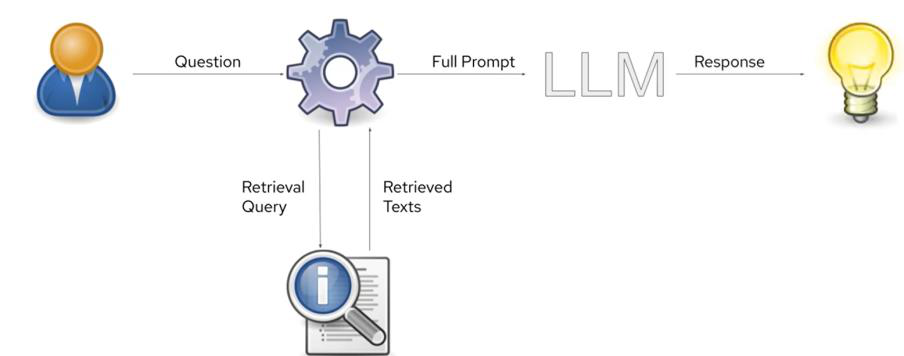
#> input picture docs/memoria-latex/figures/from-pdf/p13_img2_904x356.png, 904 x 356 px
$ python _gen_tfm_assets.py
#> lines starting #> are read from the running program, lines starting #| are printed output that depends on the picture
"""Genera gráfica de métricas y capturas de interfaz para la memoria."""
from __future__ import annotations

from pathlib import Path

import matplotlib.pyplot as plt
from matplotlib.patches import FancyBboxPatch
from PIL import Image, ImageDraw, ImageFont

ROOT = Path(__file__).parent
FIG = ROOT / "figures"
SRC = FIG / "from-pdf"
FIG.mkdir(exist_ok=True)

RENAMES = {
    "p13_img2_904x356.png": "rag-pipeline-simple.png",
    "p18_img2_597x353.png": "lost-in-the-middle.png",
    "p22_img2_568x439.png": "hiperplano-decision.png",
    "p23_img2_580x447.png": "desvanecimiento-gradiente.png",
    "p24_img2_584x776.png": "evolucion-llm.png",
    "p25_img2_259x360.png": "transformer-vaswani.png",
    "p26_img2_575x453.png": "matriz-atencion.png",
}


def copy_pdf_figures() -> None:
    for src_name, dest_name in RENAMES.items():
        src = SRC / src_name
        if src.exists():
            Image.open(src).convert("RGB").save(FIG / dest_name, "PNG")


def metrics_chart() -> None:
    cats = [
        "direct_fact",
        "temporal",
        "relationship",
        "numerical",
        "comparative",
        "holistic",
        "spanning",
    ]
    mrr = [0.887, 0.842, 0.941, 0.801, 0.724, 0.518, 0.470]
    acc = [4.52, 4.41, 4.62, 4.18, 4.05, 2.80, 2.95]
    fig, axes = plt.subplots(1, 2, figsize=(11.2, 4.4), dpi=160)
    colors = ["#1D4ED8"] * 5 + ["#B45309", "#B91C1C"]
    axes[0].bar(cats, mrr, color=colors)
    axes[0].axhline(0.7911, color="#0F172A", linestyle="--", linewidth=1, label="MRR global 0,7911")
    axes[0].set_ylim(0, 1)
    axes[0].set_ylabel("MRR")
    axes[0].set_title("Recuperación por categoría")
    axes[0].tick_params(axis="x", rotation=35)
    axes[0].legend(fontsize=8)
    axes[1].bar(cats, acc, color=colors)
    axes[1].axhline(4.21, color="#0F172A", linestyle="--", linewidth=1, label="Exactitud media 4,21")
    axes[1].set_ylim(0, 5)
    axes[1].set_ylabel("Exactitud (juez 1–5)")
    axes[1].set_title("Calidad de generación por categoría")
    axes[1].tick_params(axis="x", rotation=35)
    axes[1].legend(fontsize=8)
    fig.tight_layout()
    fig.savefig(FIG / "metricas-rag.png", bbox_inches="tight", facecolor="white")
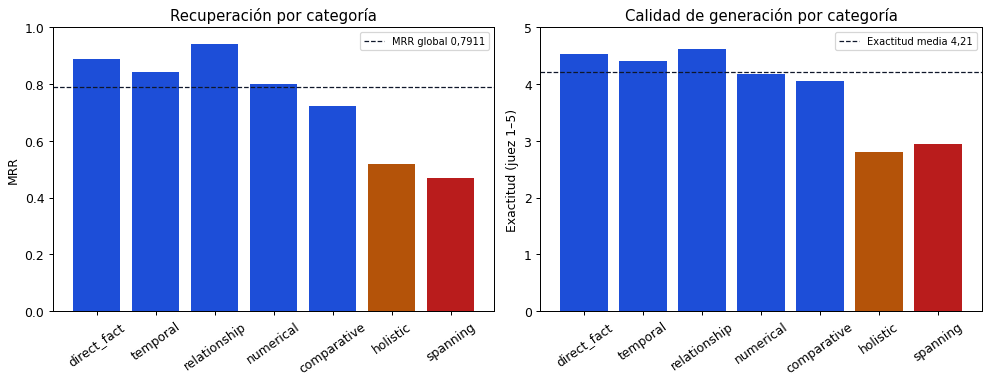
#> figure drawn by matplotlib, 2 panels; panel 1: tallest bar 0.941 high, from x = 1.6 to 2.4; panel 2: tallest bar 4.62 high, from x = 1.6 to 2.4
    plt.close(fig)


def _font(size: int, bold: bool = False):
#> called with size = 22, bold = True
    names = [
        "C:/Windows/Fonts/segoeuib.ttf" if bold else "C:/Windows/Fonts/segoeui.ttf",
        "C:/Windows/Fonts/arialbd.ttf" if bold else "C:/Windows/Fonts/arial.ttf",
    ]
    for name in names:
        try:
            return ImageFont.truetype(name, size)
        except OSError:
            continue
    return ImageFont.load_default()


def _chrome(title: str, nav: str) -> tuple[Image.Image, ImageDraw.ImageDraw]:
    img = Image.new("RGB", (1280, 720), "#F8FAFC")
    d = ImageDraw.Draw(img)
    d.rectangle((0, 0, 1280, 64), fill="#FFFFFF")
    d.line((0, 64, 1280, 64), fill="#E2E8F0")
    d.rounded_rectangle((18, 16, 58, 52), 8, fill="#15539C")
    d.text((70, 18), "AGROPS", font=_font(22, True), fill="#0F172A")
    d.text((1180, 22), "S. Lorenzo", font=_font(14), fill="#475569")
    d.rectangle((0, 64, 232, 720), fill="#0F172A")
    for i, item in enumerate(
        ["Inicio", "Chat", "Documentos", "Datasets", "Evaluación", "Organización", "Grafo"]
    ):
        y = 92 + i * 44
        active = item == nav
        if active:
            d.rounded_rectangle((12, y - 8, 220, y + 28), 8, fill="#1E3A8A")
        d.text((28, y), item, font=_font(15, active), fill="#F8FAFC")
    d.text((252, 80), title, font=_font(22, True), fill="#0F172A")
    return img, d


def ui_docs() -> None:
    img, d = _chrome("Gestión documental", "Documentos")
    d.rounded_rectangle((252, 128, 1248, 680), 12, fill="#FFFFFF", outline="#E2E8F0")
    headers = ["Documento", "Base de conocimiento", "Estado", "Chunks"]
    for i, h in enumerate(headers):
        d.text((272 + i * 240, 148), h, font=_font(13, True), fill="#64748B")
    rows = [
        ("BOE PAC 2023-2027.pdf", "Normativa PAC", "Indexado", "142"),
        ("POSEI Canarias 2025.pdf", "Ayudas POSEI", "Indexado", "88"),
        ("BCAM 8 superficies.pdf", "Condicionalidad", "Indexado", "36"),
        ("Jóvenes agricultores.pdf", "Normativa PAC", "Pendiente", "0"),
    ]
    for r, row in enumerate(rows):
        y = 196 + r * 52
        d.line((272, y - 10, 1228, y - 10), fill="#F1F5F9")
        for c, val in enumerate(row):
            d.text((272 + c * 240, y), val, font=_font(14), fill="#0F172A")
    img.save(FIG / "ui-documentos.png")
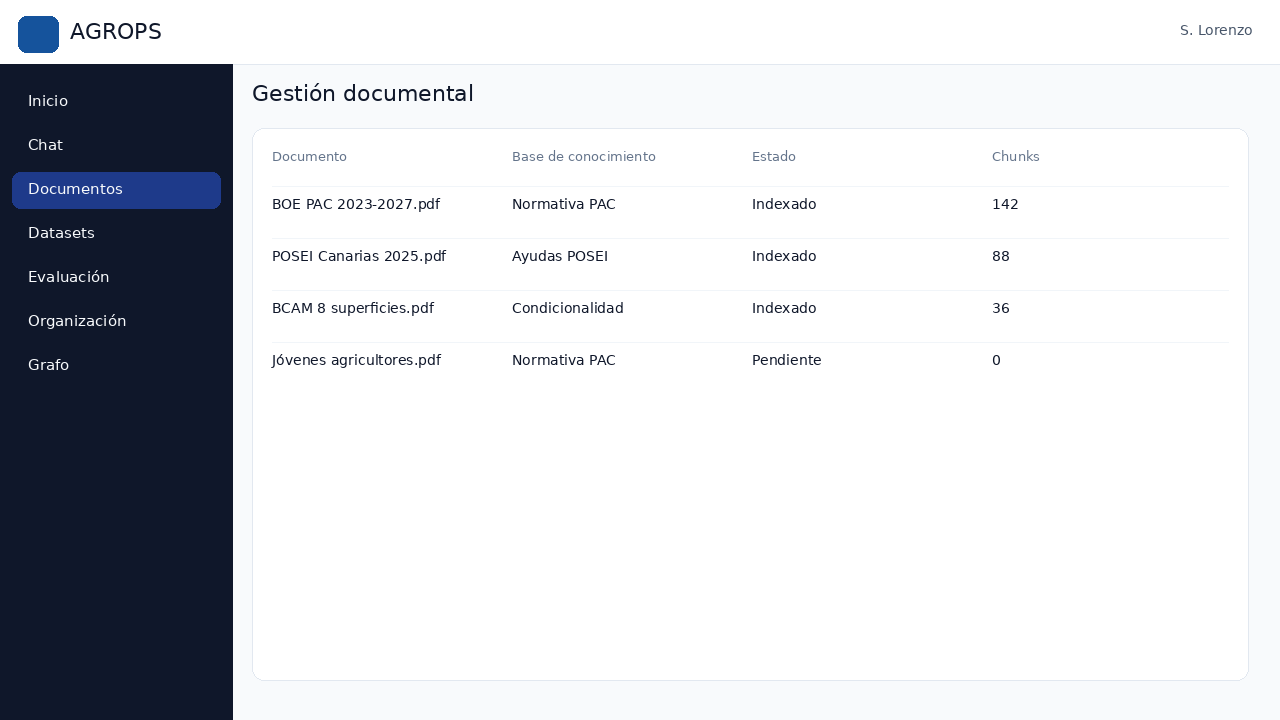
#> saved as ui-documentos.png: PIL image 1280x720 RGB; mean R, G, B 212.4, 214.4, 218.6


def ui_org() -> None:
    img, d = _chrome("Organización y departamentos", "Organización")
    for i, (name, members) in enumerate(
        [("Cooperativa Valle Guerra", "12 miembros"), ("Departamento Técnico PAC", "5 miembros"), ("Inspección POSEI", "4 miembros")]
    ):
        x = 252 + i * 330
        d.rounded_rectangle((x, 140, x + 310, 320), 14, fill="#FFFFFF", outline="#E2E8F0")
        d.rounded_rectangle((x + 18, 160, x + 58, 200), 8, fill="#DBEAFE")
        d.text((x + 72, 168), name, font=_font(15, True), fill="#0F172A")
        d.text((x + 72, 198), members, font=_font(13), fill="#64748B")
        d.text((x + 24, 240), "Bases: PAC, POSEI, BCAM", font=_font(13), fill="#1D4ED8")
    d.rounded_rectangle((252, 360, 1248, 680), 12, fill="#FFFFFF", outline="#E2E8F0")
    d.text((272, 380), "Roles: administrador, técnico, inspector", font=_font(16, True), fill="#0F172A")
    d.text((272, 420), "Aislamiento multi-tenant por organización y knowledge base.", font=_font(14), fill="#334155")
    img.save(FIG / "ui-organizacion.png")
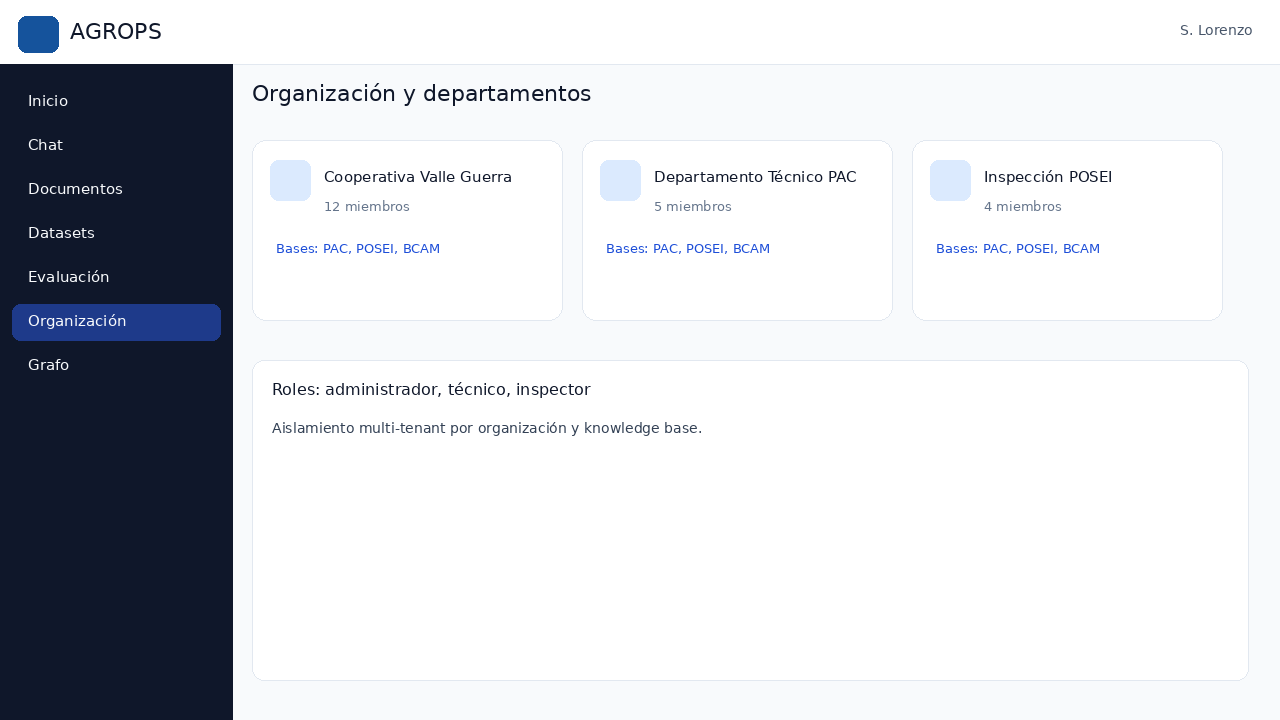
#> saved as ui-organizacion.png: PIL image 1280x720 RGB; mean R, G, B 211.5, 213.8, 218.4


def ui_chat() -> None:
    img, d = _chrome("Asistente RAG", "Chat")
    d.rounded_rectangle((252, 128, 900, 680), 12, fill="#FFFFFF", outline="#E2E8F0")
    d.rounded_rectangle((272, 160, 620, 230), 10, fill="#EFF6FF")
    d.text((288, 172), "¿Cuál es la ayuda POSEI por hectárea de aguacate?", font=_font(14), fill="#1E3A8A")
    d.rounded_rectangle((400, 250, 880, 430), 10, fill="#F8FAFC", outline="#E2E8F0")
    d.text((416, 266), "Según el documento POSEI Canarias 2025, la ayuda", font=_font(14), fill="#0F172A")
    d.text((416, 292), "compensatoria para aguacate es de 1.200 €/ha en", font=_font(14), fill="#0F172A")
    d.text((416, 318), "explotaciones admisibles de Canarias, sujeta a", font=_font(14), fill="#0F172A")
    d.text((416, 344), "condicionalidad y recinto declarado.", font=_font(14), fill="#0F172A")
    d.text((416, 384), "Fuente: POSEI Canarias 2025, p. 14", font=_font(12, True), fill="#1D4ED8")
    d.rounded_rectangle((920, 128, 1248, 680), 12, fill="#FFFFFF", outline="#E2E8F0")
    d.text((940, 150), "Evidencia recuperada", font=_font(15, True), fill="#0F172A")
    d.text((940, 190), "1. POSEI · pág. 14 · 0,82", font=_font(13), fill="#334155")
    d.text((940, 220), "2. PAC 2023-27 · pág. 41 · 0,61", font=_font(13), fill="#334155")
    d.text((940, 250), "Modo: híbrido (RRF)", font=_font(13, True), fill="#15539C")
    img.save(FIG / "ui-chat.png")
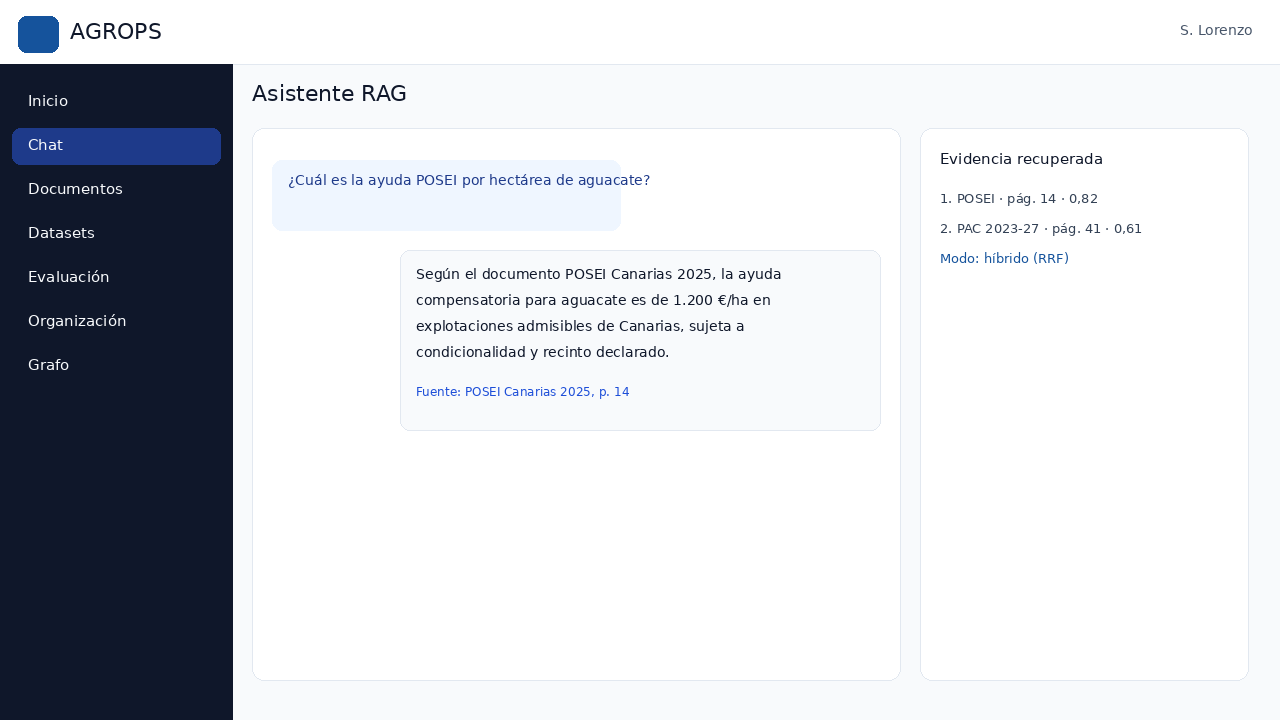
#> saved as ui-chat.png: PIL image 1280x720 RGB; mean R, G, B 210.9, 213.4, 218.2


def ui_ingest() -> None:
    img, d = _chrome("Ingesta y datasets RAG", "Datasets")
    d.rounded_rectangle((252, 128, 1248, 680), 12, fill="#FFFFFF", outline="#E2E8F0")
    steps = ["1. Archivo", "2. Schema mapping", "3. Preview", "4. Importar"]
    for i, step in enumerate(steps):
        x = 292 + i * 230
        d.rounded_rectangle((x, 170, x + 200, 220), 20, fill="#DBEAFE")
        d.text((x + 18, 184), step, font=_font(14, True), fill="#1E3A8A")
    d.text((292, 260), "prompt ← pregunta   context ← fragmento   expected_response ← ground_truth", font=_font(14), fill="#0F172A")
    d.rounded_rectangle((292, 320, 1208, 620), 10, fill="#F8FAFC", outline="#E2E8F0")
    d.text((312, 340), "Preview CSV (21 filas, 7 categorías PAC/POSEI)", font=_font(15, True), fill="#0F172A")
    d.text((312, 390), "direct_fact · temporal · relationship · spanning", font=_font(14), fill="#334155")
    d.text((312, 430), "regulatory_compliance · regulatory_fact · traceability", font=_font(14), fill="#334155")
    img.save(FIG / "ui-ingesta.png")
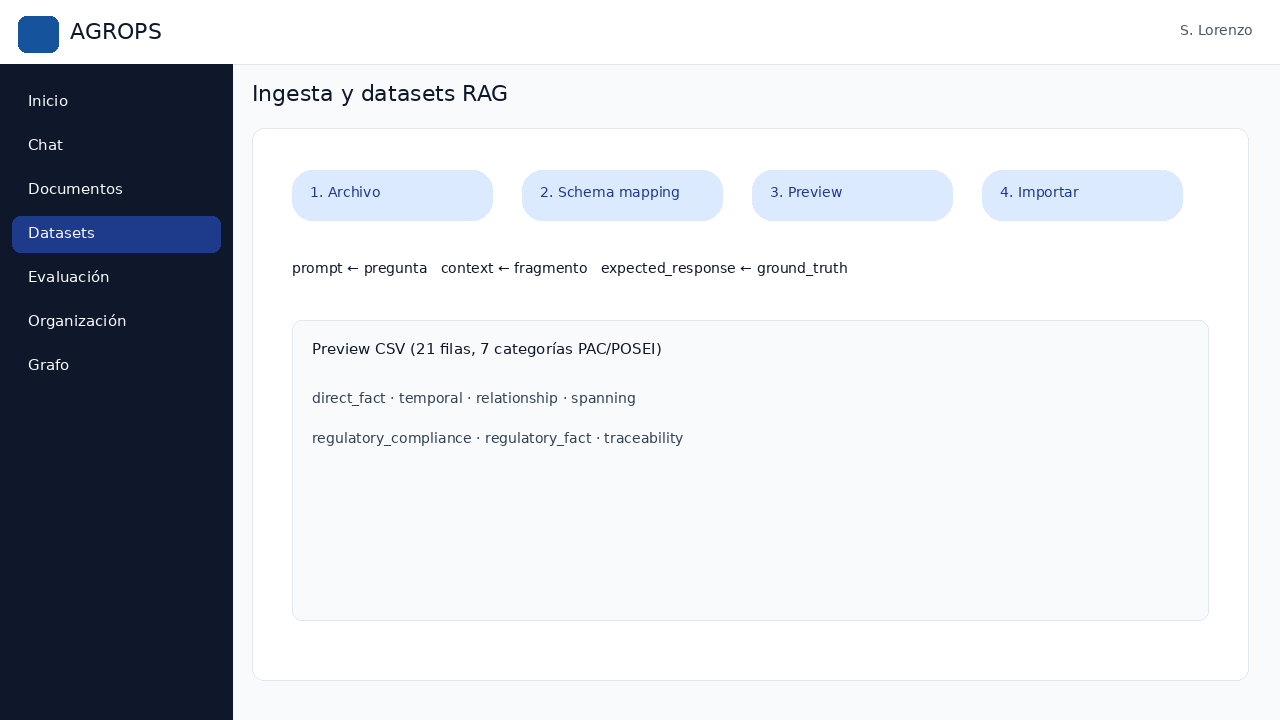
#> saved as ui-ingesta.png: PIL image 1280x720 RGB; mean R, G, B 208.8, 212, 217.7


def ui_graph() -> None:
    img, d = _chrome("Grafo de conocimiento", "Grafo")
    d.rounded_rectangle((252, 128, 1248, 680), 12, fill="#0B1220")
    nodes = [
        (520, 260, "PAC 2021/2115"),
        (860, 240, "POSEI"),
        (700, 420, "BCAM 8"),
        (980, 430, "Jóvenes agr."),
        (430, 470, "Aguacate"),
    ]
    for (x1, y1, _), (x2, y2, _) in zip(nodes, nodes[1:]):
        d.line((x1 + 70, y1 + 24, x2 + 70, y2 + 24), fill="#38BDF8", width=2)
    for x, y, label in nodes:
        d.ellipse((x, y, x + 140, y + 56), fill="#1E3A8A", outline="#93C5FD")
        d.text((x + 16, y + 16), label, font=_font(13, True), fill="#F8FAFC")
    d.text((280, 160), "Entidades normativas y relaciones extraídas del corpus", font=_font(15, True), fill="#E2E8F0")
    img.save(FIG / "ui-grafo.png")
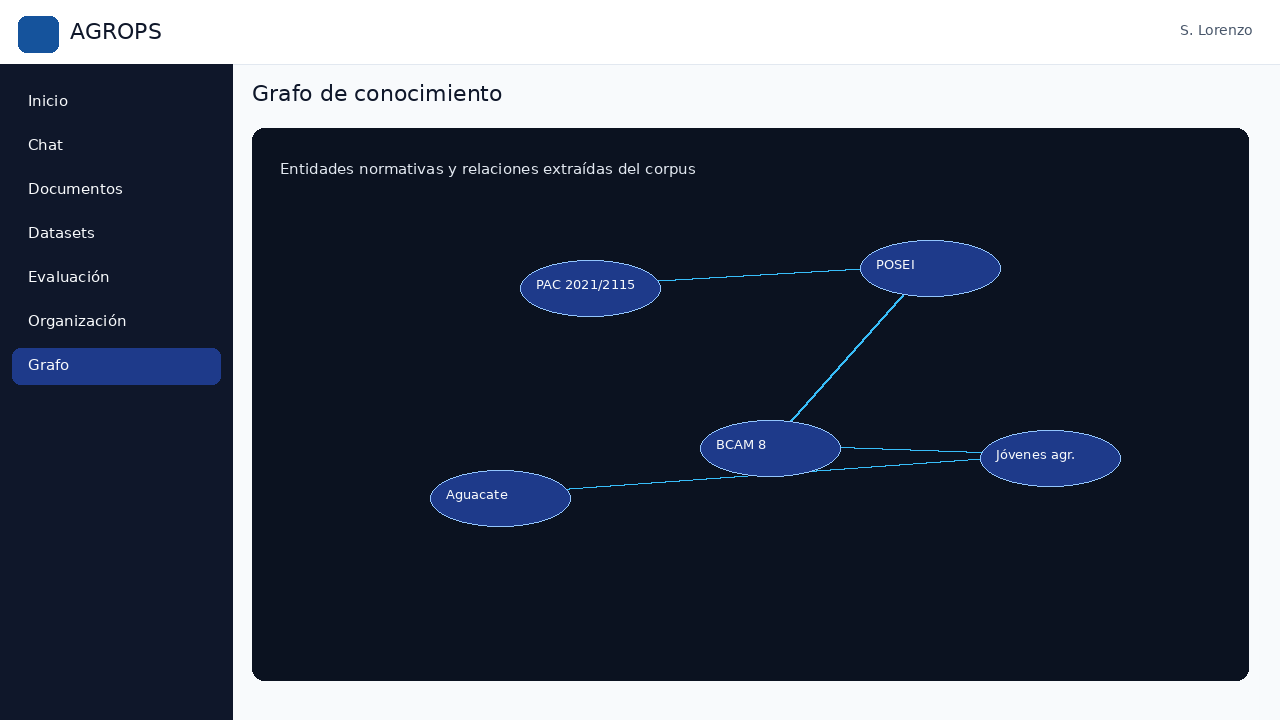
#> saved as ui-grafo.png: PIL image 1280x720 RGB; mean R, G, B 69.2, 76.2, 90.8


if __name__ == "__main__":
    copy_pdf_figures()
    metrics_chart()
    ui_docs()
    ui_org()
    ui_chat()
    ui_ingest()
    ui_graph()
    print("assets ok")
